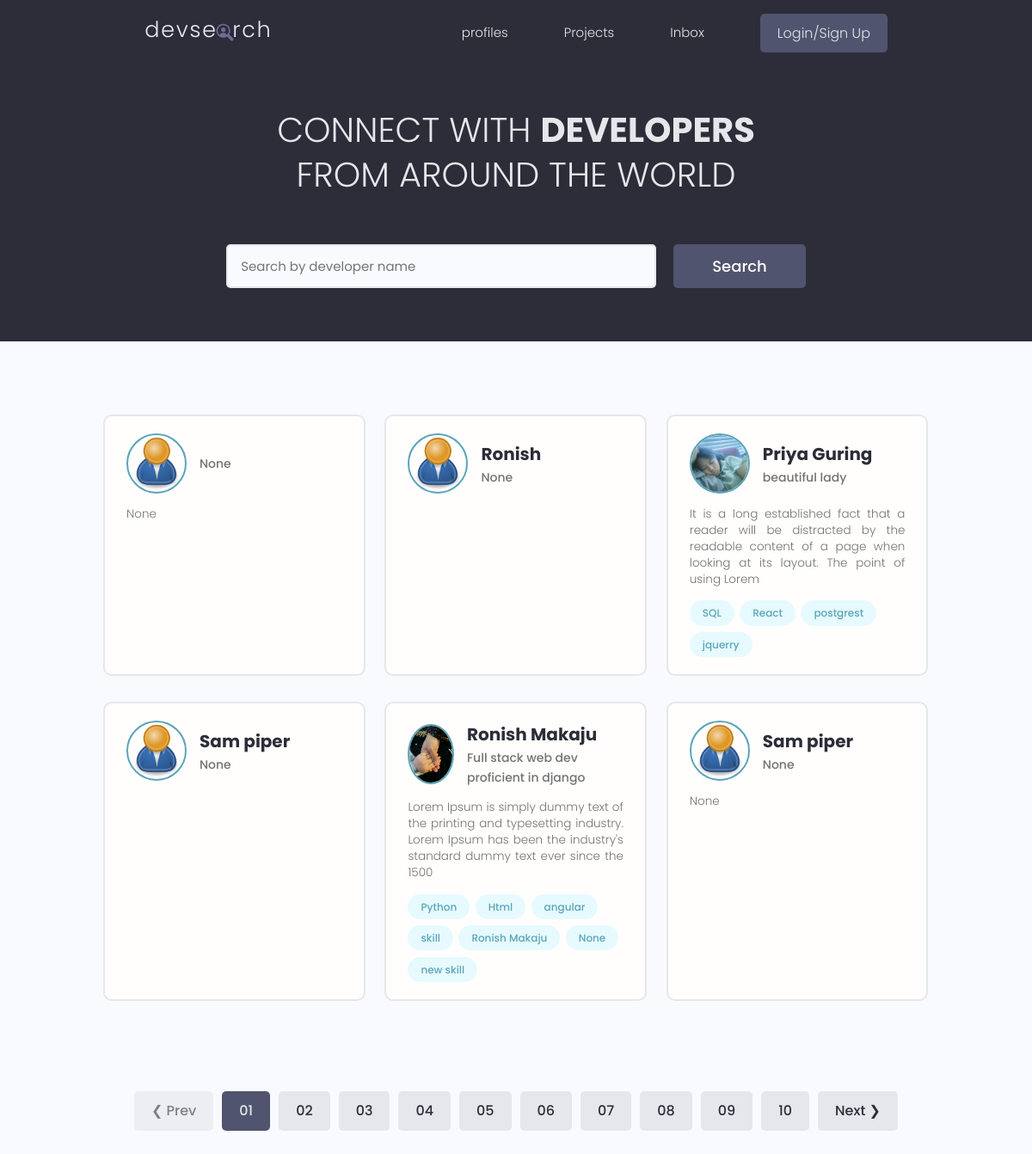
Before: / with the older database file.
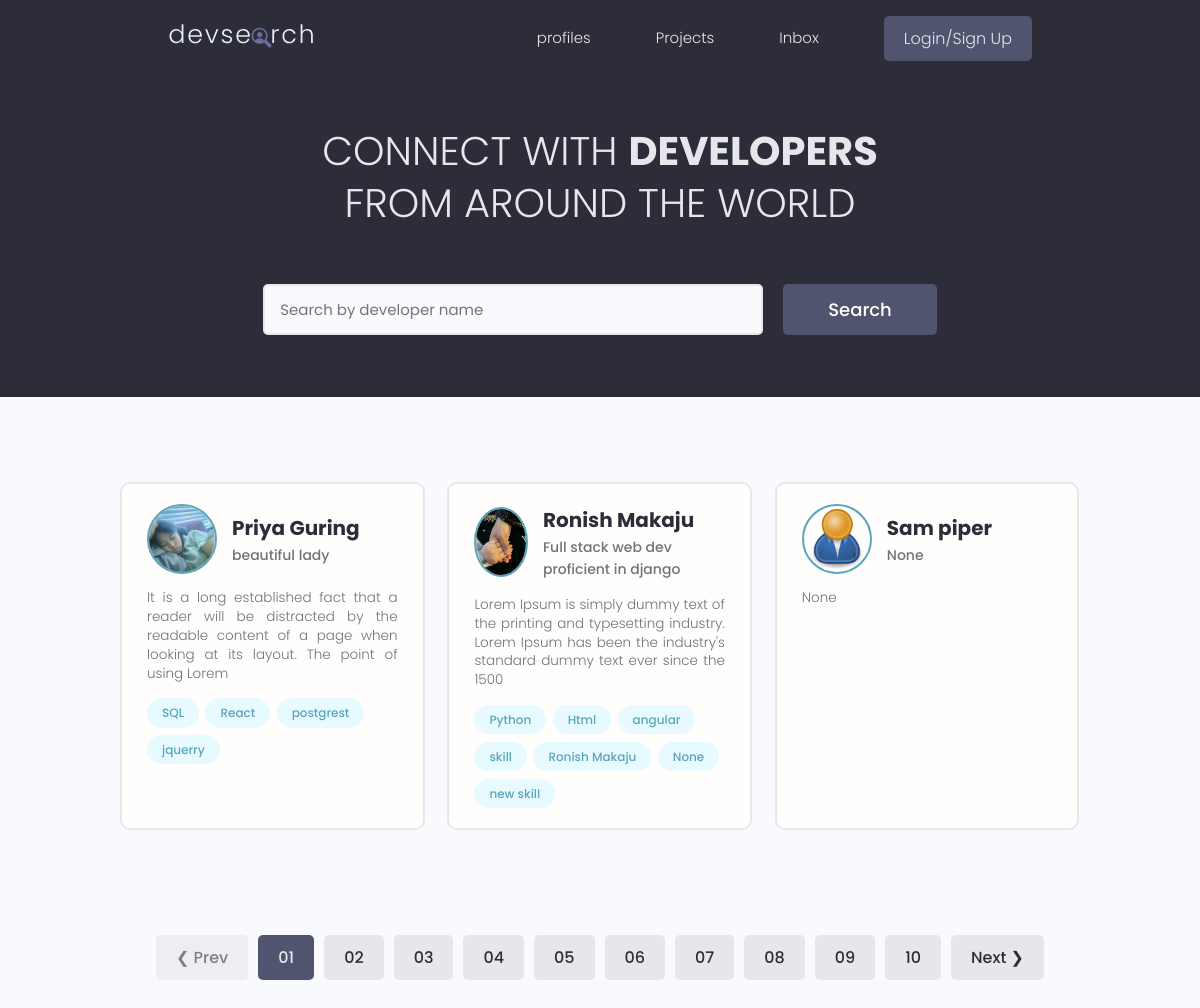
After: the same page with the newer database file.
### users/models.py (models this page shows, shortened)
class Profile(models.Model):
    user = models.OneToOneField(User, on_delete=models.CASCADE, null=True, blank=True)
    name = models.CharField(max_length=200, blank=True, null=True)
    username = models.CharField(max_length=200, blank=True, null=True)
    location = models.CharField(max_length=200, blank=True, null=True)
    email = models.EmailField(max_length=500, blank=True, null=True)
    short_intro = models.CharField(max_length=200, blank=True, null=True)
    bio = models.TextField(blank=True, null=True)
    profile_image = models.ImageField(
        null=True,
        blank=True,
        upload_to="profiles/",
        default="profiles/user-default.png",
    )
    Social_github = models.CharField(max_length=200, blank=True, null=True)
    Social_twitter = models.CharField(max_length=200, blank=True, null=True)
    Social_linkedin = models.CharField(max_length=200, blank=True, null=True)
    Social_youtube = models.CharField(max_length=200, blank=True, null=True)
    Social_website = models.CharField(max_length=200, blank=True, null=True)
    id = models.UUIDField(
        default=uuid.uuid4, unique=True, primary_key=True, editable=False
    )
    created = models.DateTimeField(auto_now_add=True)

class Skill(models.Model):
    id = models.UUIDField(
        default=uuid.uuid4, unique=True, primary_key=True, editable=False
    )
    owner = models.ForeignKey(Profile, on_delete=models.CASCADE, null=True, blank=True)
    name = models.CharField(max_length=200, blank=True, null=True)
    description = models.TextField(blank=True, null=True)
    created = models.DateTimeField(auto_now_add=True)
    def __str__(self):
        return str(self.name)

### users/views.py (the view)
# urls.py: path("", views.profiles, name="profiles"),
def profiles(request):
    profiles, search_query = searchProfiles(request)
    context = {"profiles": profiles, "search_query": search_query}
    return render(request, "users/profiles.html", context)

### users/utils.py (called while the page is built)
def searchProfiles(request):
    search_query = ""
    if request.GET.get("text"):
        search_query = request.GET.get("text")
    skills = Skill.objects.filter(name__icontains=search_query)
    profiles = Profile.objects.distinct().filter(
        Q(name__icontains=search_query)
        | Q(short_intro__icontains=search_query)
        | Q(skill__in=skills)
    )
    return profiles, search_query

### users/templates/users/profiles.html (shortened to what this page needs)
{%extends 'main.html'%}
{%block content%}
<main class="home">
    <section class="hero-section text-center">
        <div class="container container--narrow">
            <div class="hero-section__box">
                <h2>CONNECT WITH <span>DEVELOPERS</span></h2>
                <h2>FROM AROUND THE WORLD</h2>
            </div>
            <div class="hero-section__search">
                <form class="form" action="{%url 'profiles'%}" method="get">
                    <div class="form__field">
                        <input class="input input--text" id="formInput#search" type="text" name="text"
                            value="{{search_query}}" placeholder="Search by developer name" />
                    </div>
                    <input class="btn btn--sub btn--lg" type="submit" value="Search" />
                </form>
            </div>
        </div>
    </section>
    <section class="devlist">
        <div class="container">
            <div class="grid grid--three">
                {%for profile in profiles%}
                <div class="column card">
                    <div class="dev">
                        <a href="{%url 'user-profile' profile.id%}" class="card__body">
                            <div class="dev__profile">
                                <img class="avatar avatar--md" src="{{profile.profile_image.url}}" alt="image" />
                                <div class="dev__meta">
                                    <h3>{{profile.name}}</h3>
                                    <h5>{{profile.short_intro|slice:"60"}}</h5>
                                </div>
                            </div>
                            <p class="dev__info">
                                {{profile.bio|slice:"150"}}
                            </p>
                            <div class="dev__skills">
                                {%for skill in profile.skill_set.all %}
                                <span class="tag tag--pill tag--main">
                                    <small>{{skill}}</small>
                                </span>
                                {%endfor %}
                            </div>
                        </a>
                    </div>
                </div>
                {%endfor%}
            </div>
        </div>
    </section>
    <div class="pagination">
        <ul class="container">
            <li><a href="#" class="btn btn--disabled">&#10094; Prev</a></li>
            <li><a href="#" class="btn btn--sub">01</a></li>
            <li><a href="#" class="btn">02</a></li>
            <li><a href="#" class="btn">03</a></li>
            <li><a href="#" class="btn">04</a></li>
            <li><a href="#" class="btn">05</a></li>
            <li><a href="#" class="btn">06</a></li>
            <li><a href="#" class="btn">07</a></li>
            <li><a href="#" class="btn">08</a></li>
            <li><a href="#" class="btn">09</a></li>
            <li><a href="#" class="btn">10</a></li>
            <li><a href="#" class="btn">Next &#10095;</a></li>
        </ul>
    </div>
</main>
{%endblock content%}

### templates/main.html (shortened to what this page needs)
<!DOCTYPE html>
{% load static%}
<html lang="en">
<head>
    <link rel="stylesheet" href="https://cdn.iconmonstr.com/1.3.0/css/iconmonstr-iconic-font.min.css" />
    <link rel="stylesheet" href="{% static 'uikit/styles/uikit.css'%}" />
    <link rel="stylesheet" href="{% static 'styles/app.css'%}" />
</head>
<body>
    {% include 'navbar.html'%}
    {% block content%}
    {% endblock content %}
</body>
</html>

### templates/navbar.html (shortened to what this page needs)
{%load static%}
<header class="header">
    <div class="container container--narrow">
        <a href="{%url 'profiles' %}" class="header__logo">
            <img src="{% static 'images/logo.svg'%}" alt="DevSearch Logo" />
        </a>
        <nav class="header__nav">
            <ul class="header__menu">
                <li class="header__menuItem"><a href="{%url 'profiles'%}">profiles</a></li>
                <li class="header__menuItem"><a href="{%url 'projects'%}">Projects</a></li>
                <li class="header__menuItem"><a href="">Inbox</a></li>
                {% if request.user.is_authenticated %}
                <li class="header__menuItem"><a href="{%url 'account'%}">Profile</a></li>
                <li class="header__menuItem"><a href="{% url 'logout' %}" class="btn btn--sub">Logout</a></li>
                {%else%}
                <li class="header__menuItem"><a href="{% url 'login' %}" class="btn btn--sub">Login/Sign Up</a></li>
                {%endif%}
            </ul>
        </nav>
    </div>
</header>

### static/styles/app.css (style rules this page uses)
:root { --color-sub: #2d2d39; }
.btn--sub { background-color: var(--color-sub-light); }
.card { border: 2px solid var(--color-light); }
img { width: 100%; }
.header { position: sticky; z-index: 111; background-color: var(--color-sub); padding: 1.5rem 0; }
.header>.container { display: flex; justify-content: space-between; align-items: center; }
.header__logo>img { height: 3.8rem; }
.header__nav>ul { display: inline-flex; align-items: center; list-style: none; gap: 6.5rem; }
.header__menuItem>a { color: var(--color-light); font-weight: 300; }
.hero-section { height: 40vh; display: flex; align-items: center; background-color: var(--color-sub); }
.hero-section__box { margin-bottom: 4rem; }
.hero-section__box>h2, .hero-section__box>h2>span { font-size: 4rem; color: var(--color-light); line-height: 1.3; text-transform: uppercase; }
.hero-section__box>h2 { font-weight: 300; }
.hero-section__box>h2>span { font-weight: 700; }
.hero-section__search>.form { display: flex; align-items: center; justify-content: center; gap: 2rem; }
.hero-section__search>.form input.input--text { width: 50rem; }
.devlist { margin-top: 8rem; }
.devlist .grid { align-items: stretch; }
.devlist .dev .dev__profile { display: flex; align-items: center; gap: 1.5rem; }
.devlist .dev .dev__meta h3 { color: var(--color-sub); font-size: 2rem; font-weight: 700; }
.devlist .dev .dev__meta h5 { color: var(--color-text); font-size: 1.4rem; font-weight: 500; }
.devlist .dev .dev__info { margin: 1.5rem 0; font-size: 1.35rem; line-height: 1.4; text-align: justify; }
.pagination { margin-top: 8rem; margin-bottom: 10rem; }
.pagination>ul { flex-wrap: wrap; list-style: none; display: flex; align-items: center; justify-content: center; gap: 1rem; }
.pagination .btn { color: var(--color-sub); }
.pagination .btn.btn--sub { color: var(--color-light); }

### static/uikit/styles/modules/_variables.css (style rules this page uses)
:root { --color-main: #5aa5b9; --color-main-light: #e6faff; --color-sub: #3f4156; --color-sub-light: #51546e; --color-sub-lighter: #ededfd; --color-text: #737373; --color-gray: #8b8b8b; --color-light: #e5e7eb; --color-light-gray: #767676; --color-bg: #f8fafd; --color-white: #fffefd; --color-white-light: #f3f3f3; --color-success: #359e64; --color-success-bg: #def8e8; --color-error: #fc4b0b; --color-error-bg: #fff2ee; --font-base: 'Poppins', arial, helvetica, 'Segoe UI', roboto, ubuntu, sans-serif; --font-monospace: 'Fira Code', 'Courier New', courier, monospace; --font-regular: 300; --font-medium: 500; --font-bold: 700; --generic-shadow: 1px 1px 5px #00000010; --generic-transition: all 0.3s ease-in-out; }

### static/uikit/styles/modules/_base.css (style rules this page uses)
* { margin: 0; padding: 0; box-sizing: border-box; text-rendering: optimizeLegibility; color: inherit; font-size: inherit; }
html { font-size: 50%; }
@media only screen and (min-width: 480px) { html { font-size: 56.25%; } }
@media only screen and (min-width: 1200px) { html { font-size: 62.5%; } }
body { line-height: 1.6; font-weight: 400; font-size: 1.5rem; color: var(--color-text); background-color: var(--color-bg); min-height: 100vh; }

### static/uikit/styles/modules/_typography.css (style rules this page uses)
* { font-family: var(--font-base); }
h2 { font-size: 3.6rem; font-weight: var(--font-bold); }
h3 { font-size: 3.2rem; font-weight: var(--font-medium); }
h5 { font-size: 2.4rem; font-weight: var(--font-medium); }
h5, h6 { font-weight: var(--font-regular); }
p, span, strong { font-size: 1.6rem; color: var(--color-text); font-weight: var(--font-regular); }
a { padding-bottom: 2px; text-decoration: none; display: inline-block; color: var(--color-main); font-weight: var(--font-medium); }

### static/uikit/styles/modules/_utilities.css (style rules this page uses)
.container { width: 92%; max-width: 165rem; margin: 0 auto; box-sizing: border-box; }
.container--narrow { width: 92%; max-width: 120rem; }
@media screen and (min-width: 1000px) { .container { width: 90%; } }
@media screen and (min-width: 1000px) { .container--narrow { width: 85%; } }
@media screen and (min-width: 1200px) { .container { width: 80%; } }
@media screen and (min-width: 1200px) { .container--narrow { width: 72%; } }
.text-center { text-align: center; }

### static/uikit/styles/modules/_avatar.css (style rules this page uses)
.avatar { border-radius: 50%; border: 2px solid var(--color-main); object-fit: cover; }
.avatar--md { height: 7rem; width: 7rem; }

### static/uikit/styles/modules/_card.css (style rules this page uses)
.card { border-radius: 1rem; background-color: var(--color-white); border: 1.5px solid var(--color-light); width: auto; height: auto; margin-top: 0.5rem; margin-bottom: 0.5rem; overflow: hidden; }
.card__body, .card__header { padding: 2rem 2.5rem; }

Changed rows visible on the page:
removed Profile: profile_image (placeholder picture), short_intro "None", bio "None"
removed Profile: profile_image (placeholder picture), name "Ronish", short_intro "None"
removed Profile: profile_image (placeholder picture), name "Sam piper", short_intro "None"
